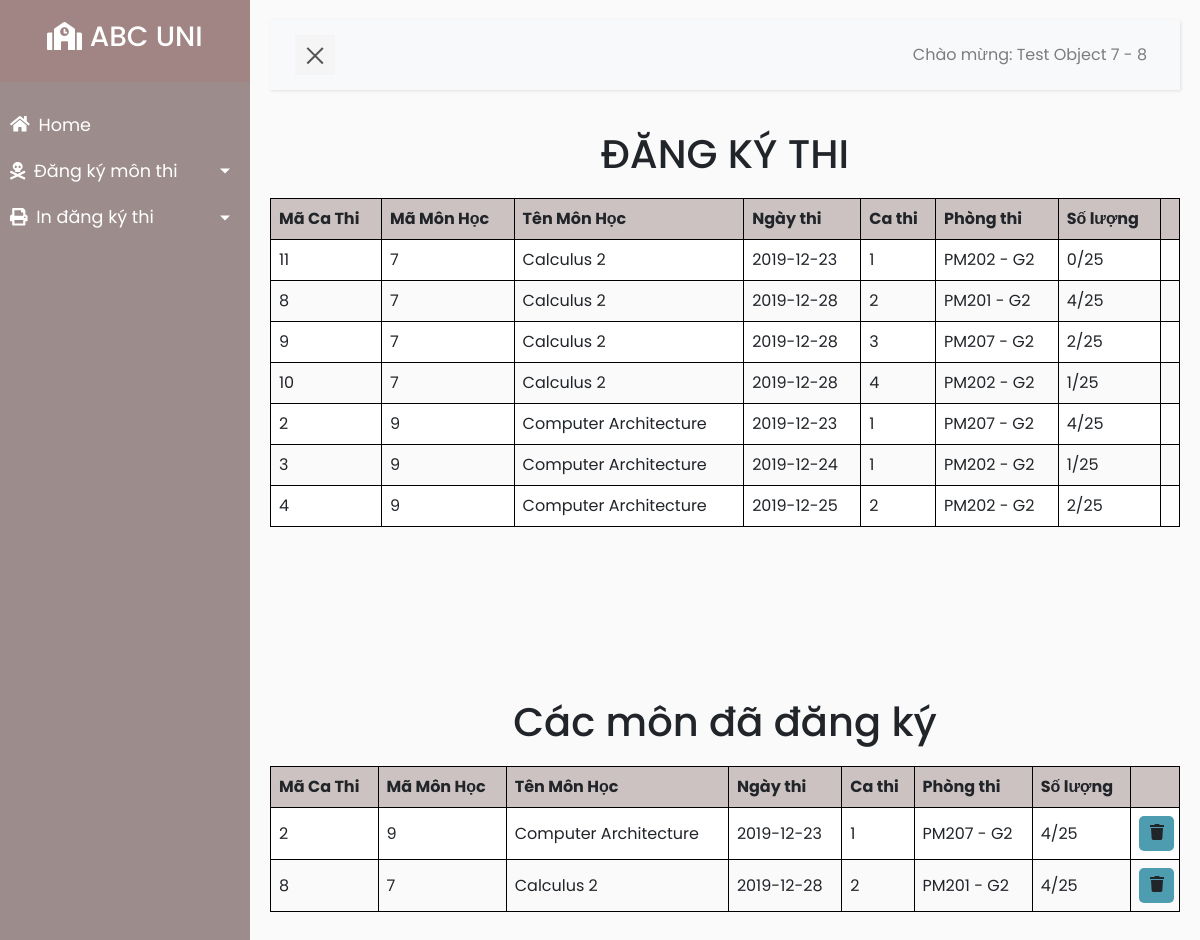
The page /student.php?location=dangky (signed in) on the database its author committed.
### tables this page shows
CREATE TABLE `cathi` (
  `cathi_id` int(11) NOT NULL,
  `room_id` int(11) NOT NULL,
  `hocphan_id` int(11) NOT NULL,
  `kythi_id` int(11) NOT NULL,
  `ngaythi` date NOT NULL,
  `cathi` int(11) NOT NULL
);

CREATE TABLE `hocphan` (
  `hocphan_id` int(11) NOT NULL,
  `ten_mon_hoc` varchar(100) NOT NULL,
  `teacher_id` int(11) NOT NULL DEFAULT '1'
);

CREATE TABLE `room` (
  `room_id` int(11) NOT NULL,
  `room_name` varchar(45) NOT NULL,
  `max_slot` int(11) NOT NULL
);

CREATE TABLE `sv_cathi` (
  `sv_id` int(11) NOT NULL,
  `cathi_id` int(11) NOT NULL
);

### student/Model/Student.php (called while the page is built, shortened)
<?php
require_once("core/data/PDOData.php");
class Student{
  public function getAvailableExam($sv_id) {
    $db = new PDOData();
    $data = $db->doPreparedQuery("
      select h.*, c.*, r.room_id, r.room_name, r.max_slot
      from hocphan h
      inner join cathi c on c.hocphan_id = c.hocphan_id
      inner join sv_kythi_hocphan skh on skh.hocphan_id = c.hocphan_id
                                      and skh.hocphan_id = h.hocphan_id
                                      and skh.kythi_id = c.kythi_id
      inner join user u on u.user_id = skh.sv_id
      inner join room r on r.room_id = c.room_id
      where u.user_id = 8
            and skh.kythi_id = (select kythi_id from kythi order by kythi_id desc limit 1)
            and skh.banned = 0
      order by h.ten_mon_hoc, c.ngaythi, c.cathi, r.room_name;
    ", array($sv_id));
    return $data;
  }
  public function getCurrentExam($sv_id) {
    $db = new PDOData();
    $data = $db->doPreparedQuery("
    select sc.*, c.ngaythi, c.cathi, c.kythi_id, r.*, h.*
    from sv_cathi sc
    inner join cathi c on sc.cathi_id = c.cathi_id
    inner join room r on c.room_id = r.room_id
    inner join hocphan h on c.hocphan_id = h.hocphan_id
    where sc.sv_id = ? and c.kythi_id = (select kythi_id from kythi order by kythi_id desc limit 1);
    ", array($sv_id));
    return $data;
  }
  public function getRoomSlotNum($cathi_id) {
    $db = new PDOData();
    $data = $db->doPreparedQuery("
      select *, count(sv_id) as current_slot
      from sv_cathi sc
      inner join cathi c on sc.cathi_id = c.cathi_id
      inner join room r on c.room_id = r.room_id
      where sc.cathi_id = ?
    ", array($cathi_id));
    return $data;
  }
}

### core/data/PDOdata.php (called while the page is built, shortened)
<?php
class PDOData {
  private $db = null;
  private $servername = "localhost:3307";
  private $database = "abcuni_db";
  private $username = "root";
  private $password = "quangtuan99";
  public function __construct() {
    try {
      $this->db = new PDO("mysql:host=$this->servername;dbname=$this->database", $this->username, $this->password);
    } catch(PDOException $e) { echo $e->getMessage();	}
  }
  public function __destruct() {
    try {
      $this->db = null;
    } catch(PDOException $e) { echo $e->getMessage();	}
  }
  public function doPreparedQuery($queryTmpl, $paras) {
    $ret = array();
    try {
      $stmt = $this->db->prepare($queryTmpl);
      foreach ($paras as $k=>$v) $stmt->bindValue($k+1, $v);
      $stmt->execute();
      while ($row = $stmt->fetch(PDO::FETCH_ASSOC)) {
        $ret[] = $row;
      }
    } catch(PDOException $e) {	echo $e; }
    return $ret;
  }
}

### student/view/StudentView.php (the view, shortened to what this page needs)
<?php
class StudentView {
  private $data;
  public function __construct($data) {
    $this->data = $data;
  }
  public function availableExamView() {
    $html = "";
    $html .= '
    <h1 class="text-center">ĐĂNG KÝ THI</h1>';
    $html .= '
    <div>
    <div id="table-wrapper">
    <div id="table-scroll">
    <table>
    <tr>
    <th>Mã Ca Thi</th>
    <th>Mã Môn Học</th>
    <th>Tên Môn Học</th>
    <th>Ngày thi</th>
    <th>Ca thi</th>
    <th>Phòng thi</th>
    <th>Số lượng</th>
    <th></th>
    </tr>';
    foreach ($this->data as $row){
      $slot = $row["current_slot"] . '/' . $row["max_slot"];
      $html .= '
      <tr>
      <td>'.$row["cathi_id"].'</td>
      <td>'.$row["hocphan_id"].'</td>
      <td>'.$row["ten_mon_hoc"].'</td>
      <td>'.$row["ngaythi"].'</td>
      <td>'.$row["cathi"].'</td>
      <td>'.$row["room_name"].'</td>
      <td>'.$slot.'</td>
      <td style="padding-right: 0px;">';
      $html .= '
      </td>
      </tr>
      ';
    }
    $html.='
    </table>
    </div>
    </div>
    </div>';
    return $html;
  }
  public function currentExamView() {
    $html = "";
    $html .= '
    <h1 class="text-center">Các môn đã đăng ký</h1>';
    $html .= '
    <div>
    <div id="table-wrapper">
    <div id="table-scroll">
    <table>
    <tr>
    <th>Mã Ca Thi</th>
    <th>Mã Môn Học</th>
    <th>Tên Môn Học</th>
    <th>Ngày thi</th>
    <th>Ca thi</th>
    <th>Phòng thi</th>
    <th>Số lượng</th>
    <th></th>
    </tr>';
    foreach ($this->data as $row){
      $slot = $row["current_slot"] . '/' . $row["max_slot"];
      $html .= '
      <tr>
      <td>'.$row["cathi_id"].'</td>
      <td>'.$row["hocphan_id"].'</td>
      <td>'.$row["ten_mon_hoc"].'</td>
      <td>'.$row["ngaythi"].'</td>
      <td>'.$row["cathi"].'</td>
      <td>'.$row["room_name"].'</td>
      <td>'.$slot.'</td>
      <td style="padding-right: 0px;">
        <a class="button-del" href="student.php?location=dangky&&delete='.$row["cathi_id"].'"><i class="fa fa-trash"></i></a>
      </td>
      </tr>
      ';
    }
    $html.='
    </table>
    </div>
    </div>
    </div>';
    return $html;
  }
}
?>

### student.php (shortened to what this page needs)
<?php
  require_once("student/control/StudentControl.php");
  $stdCtrl = new \student\control\StudentControl();
?>
<!DOCTYPE html>
<html>
<head>
    <link rel="stylesheet" href="https://stackpath.bootstrapcdn.com/bootstrap/4.1.0/css/bootstrap.min.css">
    <link rel="stylesheet" href="css/style5.css">
</head>
<body>
    <div class="wrapper">
        <nav id="sidebar">
            <div class="sidebar-header">
                <a href='./student.php?location=home'><h3><i class="fas fa-school"></i> ABC UNI</h3></a>
            </div>
            <ul class="list-unstyled components">
                <li>
                  <a href="./student.php?location=home"><i class="fas fa-home" style="margin-right:4px;"></i> Home</a>
                  <a href="#pageSubmenu" data-toggle="collapse" aria-expanded="false" class="dropdown-toggle"><i class="fas fa-skull-crossbones" style="margin-right:4px;"></i> Đăng ký môn thi</a>
                </li>
                <li>
                    <a href="#phopageSubmenu" data-toggle="collapse" aria-expanded="false" class="dropdown-toggle"><i class="fas fa-print" style="margin-right:4px;"></i> In đăng ký thi</a>
                </li>
            </ul>
        </nav>
        <div id="content">
            <nav class="navbar navbar-expand-lg navbar-light bg-light">
                <div class="container-fluid">
                    <button type="button" id="sidebarCollapse" class="navbar-btn">
                        <span></span>
                    </button>
                    <div class="collapse navbar-collapse" id="navbarSupportedContent">
                        <ul class="nav navbar-nav ml-auto">
                            <li class="nav-item">
                                <a class="nav-link" href="./index.php?logout">Chào mừng: <?php echo $_SESSION["fullname"].' - '.$_SESSION["user_id"]; ?></a>
                            </li>
                        </ul>
                    </div>
                </div>
            </nav>
            <?php if ($_GET["location"] == "home"): ?>
              <h2>THÔNG BÁO - HƯỚNG DẪN</h2>
              <div class="line"></div>
              <p>- Thời gian đăng ký  thi trực tuyến: từ 11/12/2019 - 19/12/2019.</p>
              <p>- Thời gian điều chỉnh đăng ký thi trực tuyến: từ 3/2/2020 - 16/2/2020 (2 tuần cuối của kỳ).</p>
              <p>- Sinh viên các chương trình đào tạo chuẩn không đăng ký thi tại các lớp thi phần dành cho sinh viên các chương trình chất lượng cao thông tư 23.</p>
              <p>- Ngược lại, sinh viên các chương trình chất lượng cao TT23 không đăng ký thi tại các lớp thi phần dành cho sinh viên chương trình đào tạo chuẩn.</p>
              <div class="line"></div>
            <?php elseif ($_GET["location"] == "dangky"): $stdCtrl->showAvailableExam() ?>
            <?php elseif ($_GET["location"] == "indangky"): $stdCtrl->showCaThi() ?>
            <?php endif; ?>
        </div>
    </div>
</body>
</html>

### student/control/StudentControl.php (shortened to what this page needs)
<?php
require_once("student/model/Student.php");
require_once("student/view/StudentView.php");
class StudentControl {
  public function showAvailableExam() {
    $model = new \student\model\Student();
    $availableExam = $model->getAvailableExam($_SESSION["user_id"]);
    $currentExam = $model->getCurrentExam($_SESSION["user_id"]);
    for ($i = 0; $i < count($availableExam); ++$i){
      $current_slot = $model->getRoomSlotNum($availableExam[$i]["cathi_id"])[0]["current_slot"];
      $availableExam[$i]["current_slot"] = $current_slot;
      $duplicate = FALSE;
      for ($j = 0; $j < count($currentExam); ++$j){
        if ($currentExam[$j]["cathi_id"] == $availableExam[$i]["cathi_id"]){
          $duplicate = TRUE;
          break;
        }
        if ($currentExam[$j]["ngaythi"] == $availableExam[$i]["ngaythi"]){
          if ($currentExam[$j]["cathi"] == $availableExam[$i]["cathi"]){
            $duplicate = TRUE;
            break;
          }
        }
        if ($currentExam[$j]["ten_mon_hoc"] == $availableExam[$i]["ten_mon_hoc"]){
          $duplicate = TRUE;
          break;
        }
      }
      if ($duplicate) {
        $availableExam[$i]["available"] = FALSE;
      }
      else {
        $availableExam[$i]["available"] = TRUE;
      }
    }
    $view = new \student\view\StudentView($availableExam);
    echo $view->availableExamView();
    $this->showCurrentExam();
  }
  public function showCurrentExam() {
    $model = new \student\model\Student();
    $data = $model->getCurrentExam($_SESSION["user_id"]);
    for ($i = 0; $i < count($data); ++$i){
      $current_slot = $model->getRoomSlotNum($data[$i]["cathi_id"])[0]["current_slot"];
      $data[$i]["current_slot"] = $current_slot;
    }
    $view = new \student\view\StudentView($data);
    echo $view->currentExamView();
  }
}
?>

### css/style5.css (style rules this page uses)
body { font-family: 'Poppins', sans-serif; background: #fafafa; }
a, a:hover, a:focus { color: inherit; text-decoration: none; transition: all 0.3s; }
.button-del { display: block; width: 35px; height: 35px; background: #4E9CAF; text-align: center; vertical-align: middle; padding: 5px; border-radius: 5px; font-weight: bold; }
.navbar { padding: 15px 10px; background: #fff; border: none; border-radius: 0; margin-bottom: 40px; box-shadow: 1px 1px 3px rgba(0, 0, 0, 0.1); }
.navbar-btn { box-shadow: none; outline: none !important; border: none; }
.wrapper { display: flex; width: 100%; align-items: stretch; perspective: 1500px; }
#sidebar { min-width: 250px; max-width: 250px; background: #9c8c8c; color: #fff; transition: all 0.6s cubic-bezier(0.945, 0.020, 0.270, 0.665); transform-origin: bottom left; }
#sidebar .sidebar-header { text-align: center; padding: 20px; background: #a18484; }
#sidebar ul.components { padding: 20px 0; }
#sidebar ul li a { padding: 10px; font-size: 1.1em; display: block; }
a[data-toggle="collapse"] { position: relative; }
.dropdown-toggle::after { display: block; position: absolute; top: 50%; right: 20px; transform: translateY(-50%); }
#content { width: 100%; padding: 20px; min-height: 100vh; transition: all 0.3s; }
#sidebarCollapse { width: 40px; height: 40px; background: #f5f5f5; cursor: pointer; }
#sidebarCollapse span { width: 80%; height: 2px; margin: 0 auto; display: block; background: #555; transition: all 0.8s cubic-bezier(0.810, -0.330, 0.345, 1.375); transition-delay: 0.2s; }
#sidebarCollapse span:last-of-type { transform: rotate(-45deg) translate(1px, -1px); }
table { height: 100px; border-collapse: collapse; border-spacing: 0; width: 100%; border: 1px solid #ddd; }
th { background: #ccc2c2; }
th, td { text-align: left; padding: 8px; }
tr:nth-child(even) { background-color: #fff }
table, th, td { border: 1px solid black; border-collapse: collapse; }
th, td { */ padding: 15px; text-align: left; }
#table-wrapper { position:relative; }
#table-scroll { height:500px; overflow:auto; margin-top:20px; }
#table-wrapper table { width:100%; }

### rows shown on the page
cathi: cathi_id "11", hocphan "7", hocphan.ten_mon_hoc "Calculus 2", ngaythi "2019-12-23", cathi "1", room.room_name "PM202 - G2", room.max_slot "0/25"
cathi: cathi_id "9", hocphan "7", hocphan.ten_mon_hoc "Calculus 2", ngaythi "2019-12-28", cathi "3", room.room_name "PM207 - G2", room.max_slot "2/25"
cathi: cathi_id "10", hocphan "7", hocphan.ten_mon_hoc "Calculus 2", ngaythi "2019-12-28", cathi "4", room.room_name "PM202 - G2", hocphan.max_slot "1/25"
cathi: cathi_id "3", hocphan "9", hocphan.ten_mon_hoc "Computer Architecture", ngaythi "2019-12-24", cathi "1", room.room_name "PM202 - G2", hocphan.max_slot "1/25"
cathi: cathi_id "4", hocphan "9", hocphan.ten_mon_hoc "Computer Architecture", ngaythi "2019-12-25", cathi "2", room.room_name "PM202 - G2", cathi.max_slot "2/25"
sv_cathi: cathi "2", hocphan.hocphan_id "9", hocphan.ten_mon_hoc "Computer Architecture", cathi.ngaythi "2019-12-23", cathi.cathi "1", room.room_name "PM207 - G2", room.max_slot "4/25"

### other values the page prints
$_SESSION["fullname"] "Test Object 7"
$_SESSION["user_id"] "8"
$row["cathi_id"] "8"
$row["hocphan_id"] "7"
$row["ten_mon_hoc"] "Calculus 2"
$row["ngaythi"] "2019-12-28"
$row["cathi"] "2"
$row["room_name"] "PM201 - G2"
$slot "4/25"
$row["cathi_id"] "2"
$row["hocphan_id"] "9"
$row["ten_mon_hoc"] "Computer Architecture"
$row["ngaythi"] "2019-12-23"
$row["cathi"] "1"
$row["room_name"] "PM207 - G2"
